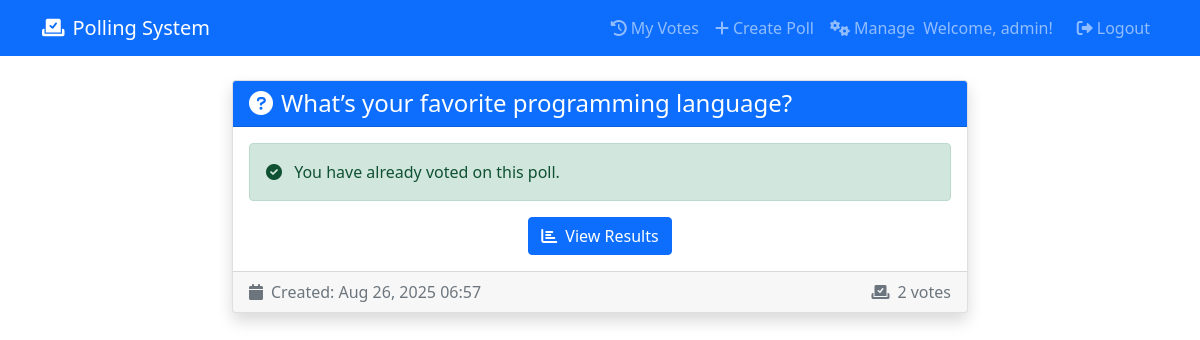
Page /poll/4/ (signed in) on the committed database.
### poll/models.py (models this page shows, shortened)
class Poll(models.Model):
    question = models.CharField(max_length=200)
    created_by = models.ForeignKey(User, on_delete=models.CASCADE)
    created_at = models.DateTimeField(default=timezone.now)
    expires_at = models.DateTimeField(null=True, blank=True)
    is_active = models.BooleanField(default=True)
    def total_votes(self):
        return Vote.objects.filter(poll=self).count()
    def is_expired(self):
        if self.expires_at:
            return timezone.now() > self.expires_at
        return False

### poll/views.py (the view, shortened to what this page needs)
# urls.py: path('poll/<int:poll_id>/', views.poll_detail, name='poll_detail'),
@login_required
def poll_detail(request, poll_id):
    poll = get_object_or_404(Poll, id=poll_id, is_active=True)
    if poll.is_expired():
        messages.warning(request, 'This poll has expired and is no longer accepting votes.')
        return redirect('poll_results', poll_id=poll.id)
    has_voted = Vote.objects.filter(user=request.user, poll=poll).exists()
    return render(request, 'poll_detail.html', {
        'poll': poll,
        'has_voted': has_voted
    })

### templates/poll_detail.html (shortened to what this page needs)
{% extends 'base.html' %}
{% block content %}
<div class="row justify-content-center">
    <div class="col-md-8">
        <div class="card shadow">
            <div class="card-header bg-primary text-white">
                <h4 class="mb-0"><i class="fas fa-question-circle me-2"></i>{{ poll.question }}</h4>
            </div>
            <div class="card-body">
                {% if has_voted %}
                    <div class="alert alert-success">
                        <i class="fas fa-check-circle me-2"></i>
                        You have already voted on this poll.
                    </div>
                    <div class="text-center">
                        <a href="{% url 'poll_results' poll.id %}" class="btn btn-primary">
                            <i class="fas fa-chart-bar me-2"></i>View Results
                        </a>
                    </div>
                {% endif %}
            </div>
            <div class="card-footer text-muted">
                <i class="fas fa-calendar me-2"></i>Created: {{ poll.created_at|date:"M d, Y H:i" }}
                <span class="float-end">
                    <i class="fas fa-vote-yea me-2"></i>{{ poll.total_votes }} vote{{ poll.total_votes|pluralize }}
                </span>
            </div>
        </div>
    </div>
</div>
{% endblock %}

### templates/base.html (shortened to what this page needs)
<!DOCTYPE html>
<html lang="en">
<head>
    <link href="https://cdn.jsdelivr.net/npm/bootstrap@5.1.3/dist/css/bootstrap.min.css" rel="stylesheet">
    <link href="https://cdnjs.cloudflare.com/ajax/libs/font-awesome/6.0.0/css/all.min.css" rel="stylesheet">
</head>
<body>
    <nav class="navbar navbar-expand-lg navbar-dark bg-primary">
        <div class="container">
            <a class="navbar-brand" href="{% url 'poll_list' %}">
                <i class="fas fa-vote-yea me-2"></i>Polling System
            </a>
            <div class="navbar-nav ms-auto">
                {% if user.is_authenticated %}
                    <a class="nav-link" href="{% url 'my_votes' %}">
                        <i class="fas fa-history me-1"></i>My Votes
                    </a>
                    {% if user.is_staff %}
                        <a class="nav-link" href="{% url 'create_poll' %}">
                            <i class="fas fa-plus me-1"></i>Create Poll
                        </a>
                        <a class="nav-link" href="{% url 'manage_polls' %}">
                            <i class="fas fa-cogs me-1"></i>Manage
                        </a>
                    {% endif %}
                    <span class="navbar-text me-3">
                        Welcome, {{ user.username }}!
                    </span>
                    <a class="nav-link" href="{% url 'logout' %}">
                        <i class="fas fa-sign-out-alt me-1"></i>Logout
                    </a>
                {% endif %}
            </div>
        </div>
    </nav>
    <main class="container mt-4">
        {% block content %}
        {% endblock %}
    </main>
</body>
</html>

### rows in the picture
Poll: question "What’s your favorite programming language?", created_at "Aug 26, 2025 06:57", total_votes "2"

### other values in the picture
{{ user.username }} "admin"
